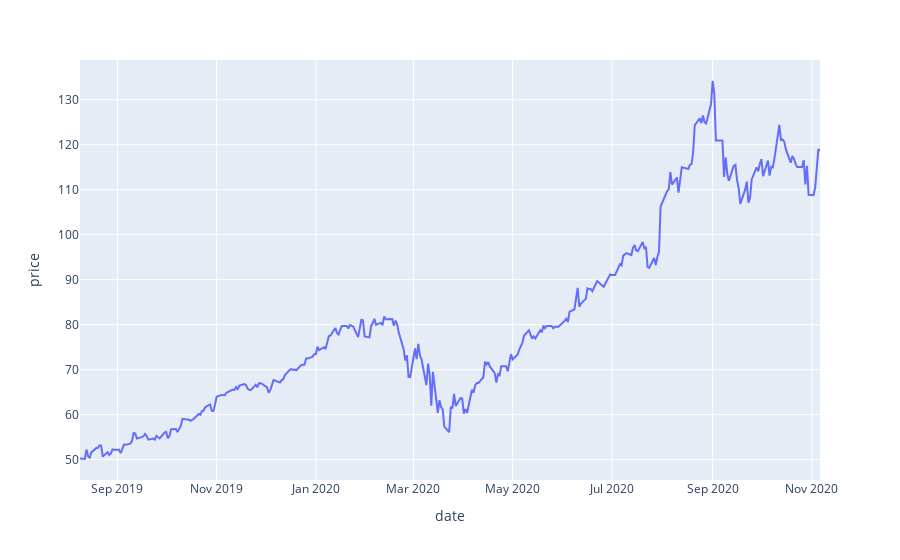

Notebook code for this chart:
### Code cell
import plotly.express as px

fig = px.line(get_symbol_frequency(df_performance, 'AAPL', freq=None).reset_index(), x='date', y='price')
fig.show()

### Figure 1 — Plotly figure (JSON) as saved in the notebook; plotly's stock layout.template omitted (floating-point values rounded to 4 significant figures; data arrays with more than 128 entries replaced by an {"elided": "..."} marker saying what was removed)
{"data": [{"hovertemplate": "date=%{x}<br>price=%{y}<extra></extra>", "legendgroup": "", "line": {"color": "#636efa", "dash": "solid"}, "mode": "lines", "name": "", "orientation": "v", "showlegend": false, "type": "scatter", "x": {"elided": "322 str values"}, "xaxis": "x", "y": {"elided": "322 float values"}, "yaxis": "y"}], "layout": {"legend": {"tracegroupgap": 0}, "margin": {"t": 60}, "xaxis": {"anchor": "y", "domain": [0, 1], "title": {"text": "date"}}, "yaxis": {"anchor": "x", "domain": [0, 1], "title": {"text": "price"}}}}
